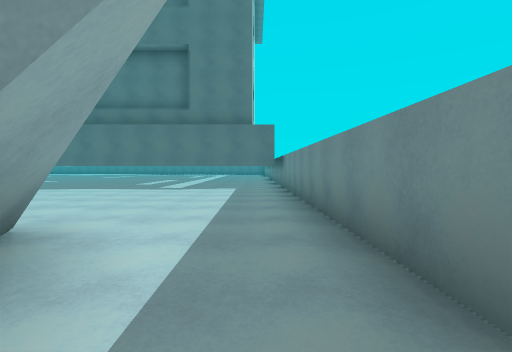
View 1 (above)

17 first-person views from a walk through a Unity game level. The camera is 1.2 m above the floor, tilts 2° down and sees 85° across. The floor is counted in squares, 2 m on a side. Each view is taken from the middle of a square. On the plan, view 1 faces up. The plan holds only what a view shows up to about 9 squares ahead; the rest is blank. The place goes on beyond the plan. Some animated figures are not drawn.

View 2
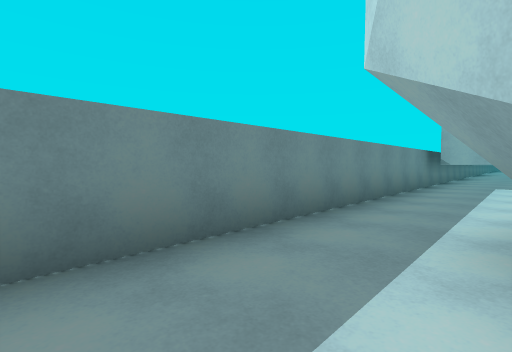

View 3
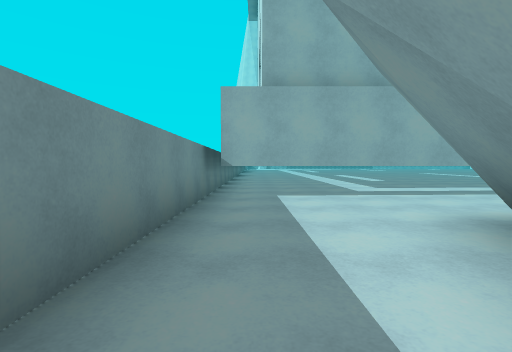

View 4
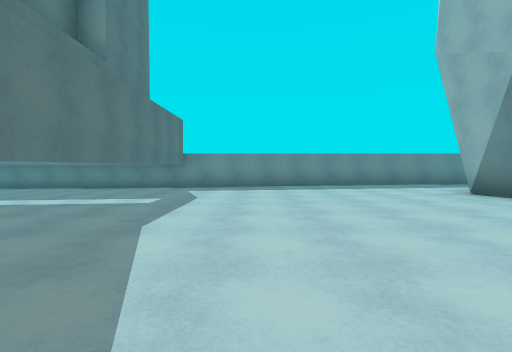

View 5
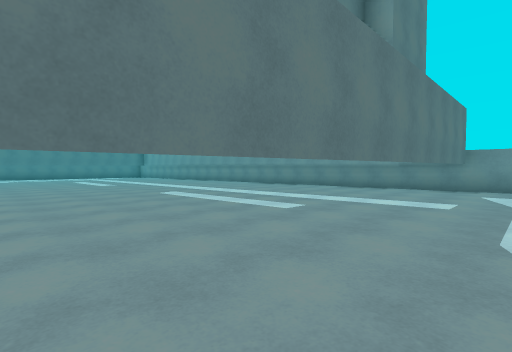

View 6
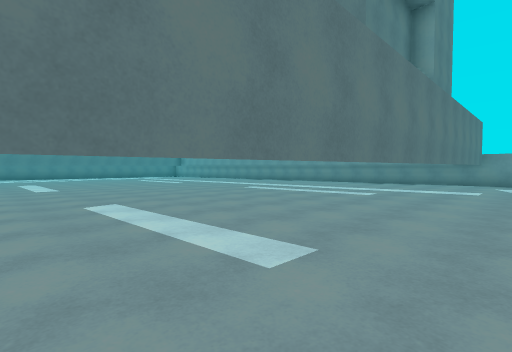

View 7
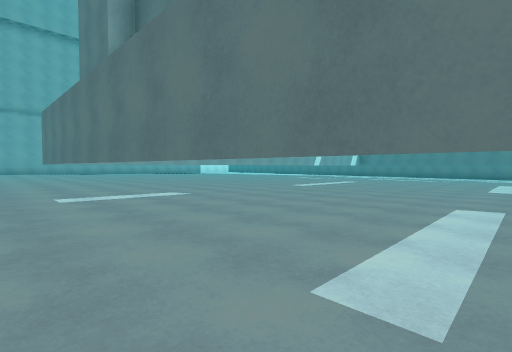

View 8
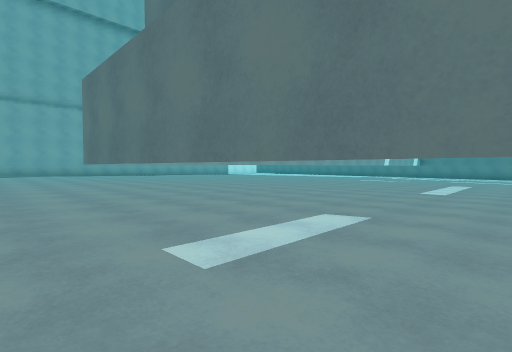

View 9
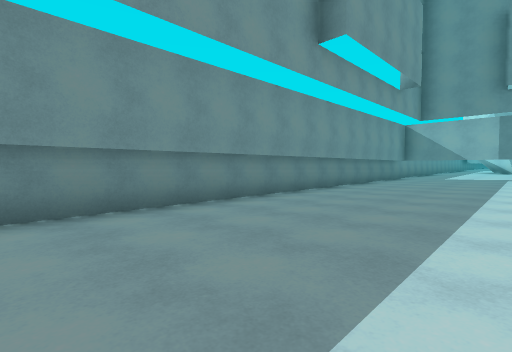

View 10
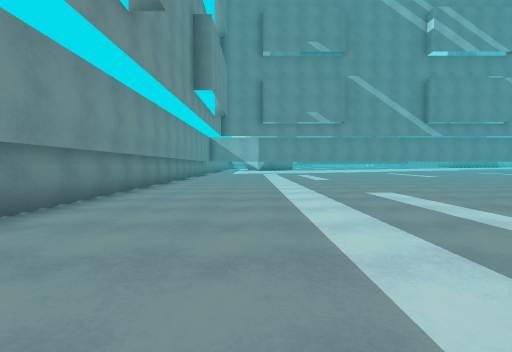

View 11
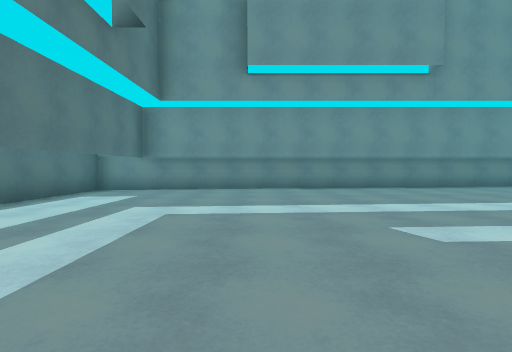

View 12
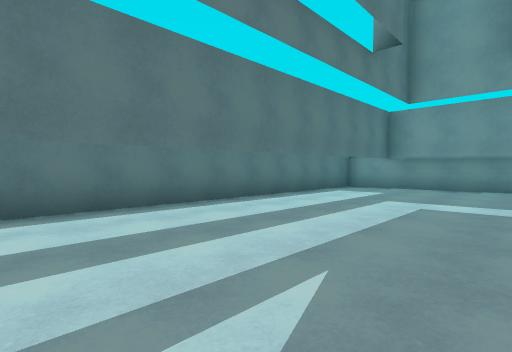

View 13
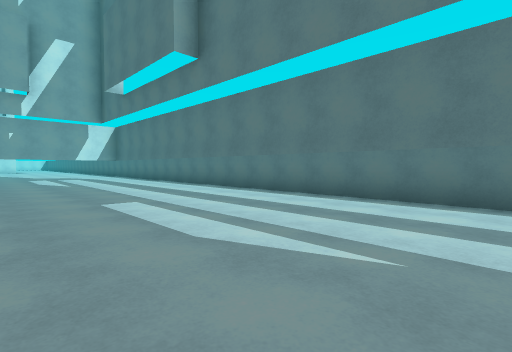

View 14
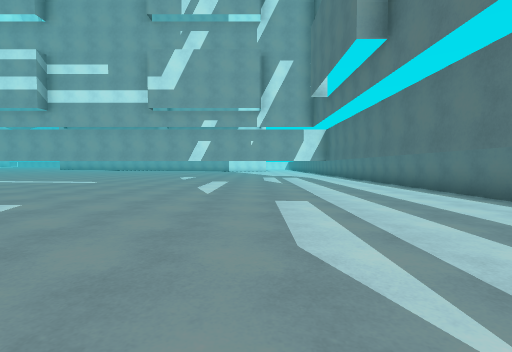

View 15
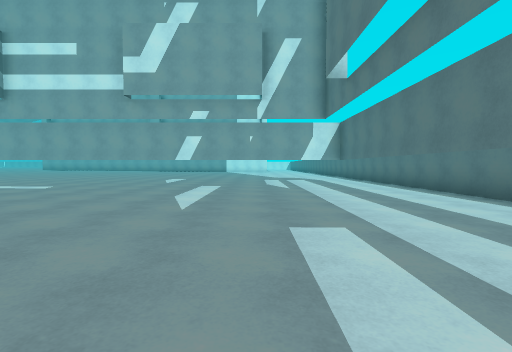

View 16
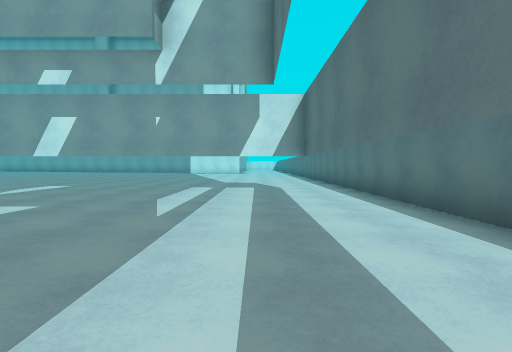

View 17
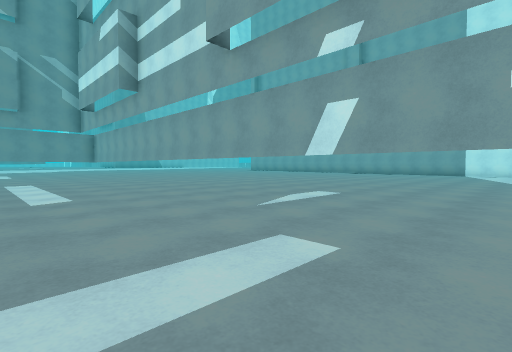

### Floor plan
Key: @ floor where view 1 was taken; # wall or solid block; . main floor; : floor 0.25 m higher than the main floor; - floor 0.25 m lower than the main floor; + floor 0.5 m higher than the main floor; ^ raised ledge; T thing the floor can be seen under or through.
Columns run from 25 left of view 1 to 1 right of it. Each row starts with its distance up from view 1.
 30     #######################
 29     ----------------------#
 28     .--TTTTTTTTT ---------#
 27     ...T------------------#
 26     ...T.-----------------#
 25   .....T...---------------#
 24 .......T.....-------------#
 23 .......T.......---  ------#
 22   .....T.........   ------#
 21    ....T........   -------#
 20    ....T........  ...-----#
 19     ...T...............---#
 18      ..T.................-#
 17       .#..................#
 16        #..................#
 15       .T..................#
 14      :.T..................#
 13     :::T:.................#
 12    ::::T:::...............#
 11   :::::T:::::.............#
 10  ::::::T:::::::...........#
  9  ::::::TT##################
  8    :::::::::::::::::......#
  7                  :::::....#
  6                   ::::::..#
  5                    :::::::#
  4                     ::::::#
  3                      :::::#
  2                       ##::#
  1                        ##:#
  0                          @^
 -1                          :^
 -2                        #::^
 -3                        #::^
 -4                      +::::^
 -5                      #####^
 -6                           ^
 -7                           ^
 -8                           ^
 -9                           ^

Positions as (right, up) in squares from view 1, and headings:
1: (0, 0), facing up
2: (-1, 3), facing down-right
3: (0, 0), facing down
4: (-8, 7), facing right
5: (-8, 8), facing up-right
6: (-11, 8), facing up-right
7: (-9, 8), facing up-left
8: (-13, 8), facing up-left
9: (-3, 21), facing down-right
10: (-2, 25), facing down
11: (-7, 25), facing right
12: (-8, 25), facing up-right
13: (-6, 24), facing up-left
14: (-6, 25), facing left
15: (-8, 25), facing left
16: (-12, 27), facing left
17: (-14, 25), facing down-left
